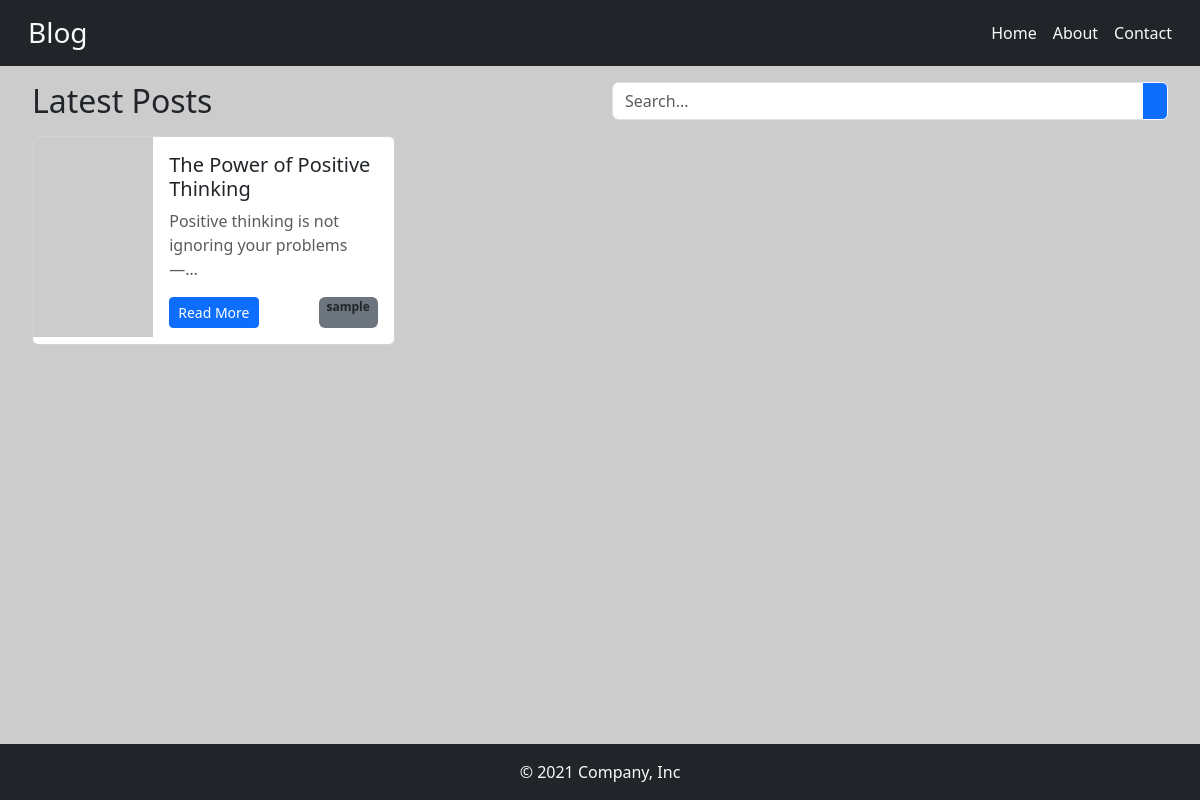
The app's page /, older data.
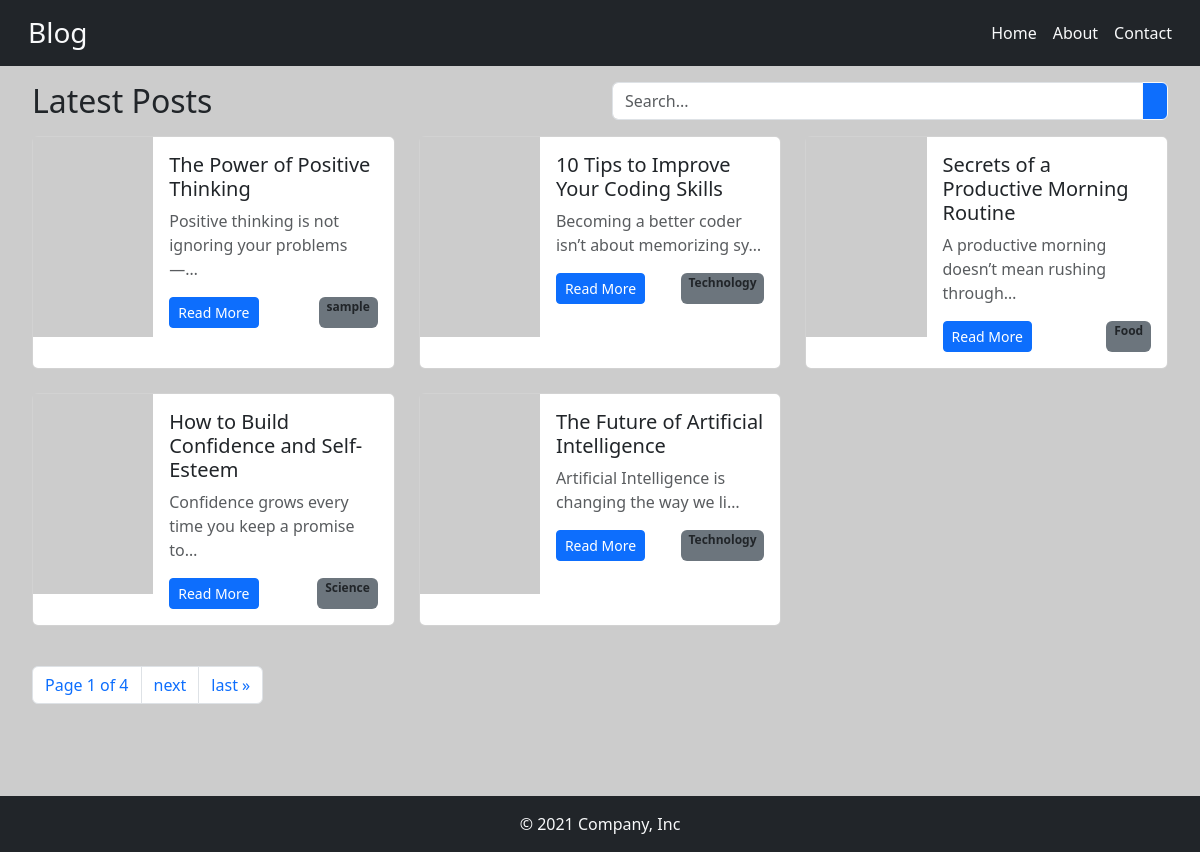
The same page, newer data.
### blog/models.py (models this page shows, shortened)
class Post(models.Model):
    title = models.CharField(max_length=100)
    content = models.TextField()
    img_url = models.URLField(null=True)
    created_at = models.DateTimeField(auto_now_add=True)
    slug = models.SlugField(unique=True)
    category = models.ForeignKey(Category, on_delete=models.CASCADE)

class Category(models.Model):
    name= models.CharField(max_length=100)
    def __str__(self):
        return self.name

### blog/views.py (the view)
# urls.py: path("", views.index, name="index"),
def index(request):
    blog_title="Latest Posts"
    all_posts = Post.objects.all()
    paginator = Paginator(all_posts, 5)
    page_number = request.GET.get('page')
    page_obj = paginator.get_page(page_number)
    return render(request,'blog/index.html',{'blog_title':blog_title, 'page_obj':page_obj})

### blog/templates/blog/index.html (shortened to what this page needs)
{% extends 'blog/base.html' %}
{% block content %}
    <div class="container-fluid">
        <div class="row my-3 mx-2 align-items-center">
            <div class="col-12 col-md-6 mb-2 mb-md-0">
                <h2 class="m-0">{{blog_title}}</h2>
            </div>
            <div class="col-12 col-md-6">
                <div class="input-group">
                    <input type="text" class="form-control" placeholder="Search..." aria-label="Search">
                    <button class="btn btn-outline-light btn-primary" type="button" id="button-search">
                    </button>
                </div>
            </div>
        </div>
        <div class="row mx-2 my-3">
            {% if page_obj %}
                {% for post in page_obj %}
                <div class="col-12 col-md-6 col-lg-4 mb-4">
                <div class="card h-100">
                    <div class="card-body p-0">
                        <div class="row g-0 h-100">
                            <div class="col-12 col-md-12 col-lg-4">
                                <img src="{{post.img_url}}" class="img-fluid w-100" style="height: 200px; object-fit: cover;" alt="{{post.title}}">
                            </div>
                            <div class="col-12 col-md-12 col-lg-8 p-3">
                                <h5 class="card-title">{{post.title}}</h5>
                                <p class="card-text text-muted">{{post.content|truncatechars:50}}</p>
                                <div class="d-flex justify-content-between gap-2">
                                    <a href="{% url 'blog:detail' slug=post.slug %}" class="btn btn-sm btn-primary">Read More</a>
                                    <span class="text-decoration-none text-dark fw-bold badge bg-secondary">{{post.category}}</span>
                                </div>
                            </div>
                        </div>
                    </div>
                </div>
                </div>
                {% endfor %}
                <div class="col-12 my-3">
                    {% if page_obj.has_other_pages %}
                        <nav aria-label="Page navigation">
                            <ul class="pagination">
                                <li class="page-item"><span class="page-link">Page {{page_obj.number}} of {{page_obj.paginator.num_pages}}</span></li>
                                {% if page_obj.has_next %}
                                    <li class="page-item">
                                        <a class="page-link" href="?page={{page_obj.next_page_number}}" aria-label="Next">
                                            <span aria-hidden="true">next</span>
                                        </a>
                                    </li>
                                    <li class="page-item">
                                        <a class="page-link" href="?page={{page_obj.paginator.num_pages}}" aria-label="Last">
                                            <span aria-hidden="true">last &raquo;</span>
                                        </a>
                                    </li>
                                {% endif %}
                            </ul>
                        </nav>
                    {% endif %}
                </div>
            {% else %}
                <p>No Posts Available</p>
            {% endif %}
        </div>
    </div>
{% endblock %}

### blog/templates/blog/base.html (shortened to what this page needs)
{% load static %}
<!DOCTYPE html>
<html lang="en">
<head>
    <link href="https://cdn.jsdelivr.net/npm/bootstrap@5.3.3/dist/css/bootstrap.min.css" rel="stylesheet">
    <link rel="stylesheet" href="{% static 'blog/style.css' %}">
<body >
   {% include 'blog/includes/header.html' %}
   {% block content %}
   {% endblock %}
   {% include 'blog/includes/footer.html' %}
</body>
</html>

### blog/templates/blog/includes/header.html
<header class="p-3 bg-dark text-white">
    <div class="container-fluid">
        <div class="row align-items-center">
            <div class="col-12 col-md-4">
                <a class="text-light text-decoration-none" href="/"><h3 class="m-0">Blog</h3></a>
            </div>
            <div class="col-12 col-md-8">
                <div class="d-flex justify-content-center justify-content-md-end gap-3 flex-wrap mt-2 mt-md-0">
                    <a class="text-light text-decoration-none" href="/">Home</a>
                    <a class="text-light text-decoration-none" href="/about">About</a>
                    <a class="text-light text-decoration-none" href="/contact">Contact</a>
                </div>
            </div>
        </div>
    </div>
</header>

### blog/templates/blog/includes/footer.html
<footer class="bg-dark text-light p-3 mt-5"
        style="position: fixed; bottom: 0; left: 0; width: 100%; z-index: 1000;">
  <div class="container-fluid">
    <div class="row">
      <div class="col-12 d-flex justify-content-center align-items-center">
        <span class="text-light text-center">© 2021 Company, Inc</span>
      </div>
    </div>
  </div>
</footer>

### blog/static/blog/style.css (style rules this page uses)
* { box-sizing: border-box; }
body { background-color: #cccccc; padding-bottom: 150px; }
@media (min-width: 769px) { body { padding-bottom: 100px; } }
img { max-width: 100%; height: auto; display: block; }
.input-group { width: 100%; }
.input-group input { font-size: 16px; }
header .row { flex-wrap: wrap; }

Row changes from the older to the newer data that the page shows:
added Post: title "10 Tips to Improve Your Coding Skills", content "Becoming a better coder isn’t about memorizing sy…", category "Technology"
added Post: title "Secrets of a Productive Morning Routine", content "A productive morning doesn’t mean rushing through…", category "Food"
added Post: title "How to Build Confidence and Self-Esteem", content "Confidence grows every time you keep a promise to…", category "Science"
added Post: title "The Future of Artificial Intelligence", content "Artificial Intelligence is changing the way we li…", category "Technology"
Text that changed along with them:
{{ page_obj.number }}: (not shown) → "1"
{{ page_obj.paginator.num_pages }}: (not shown) → "4"
text now shown: "Page of next last »"
